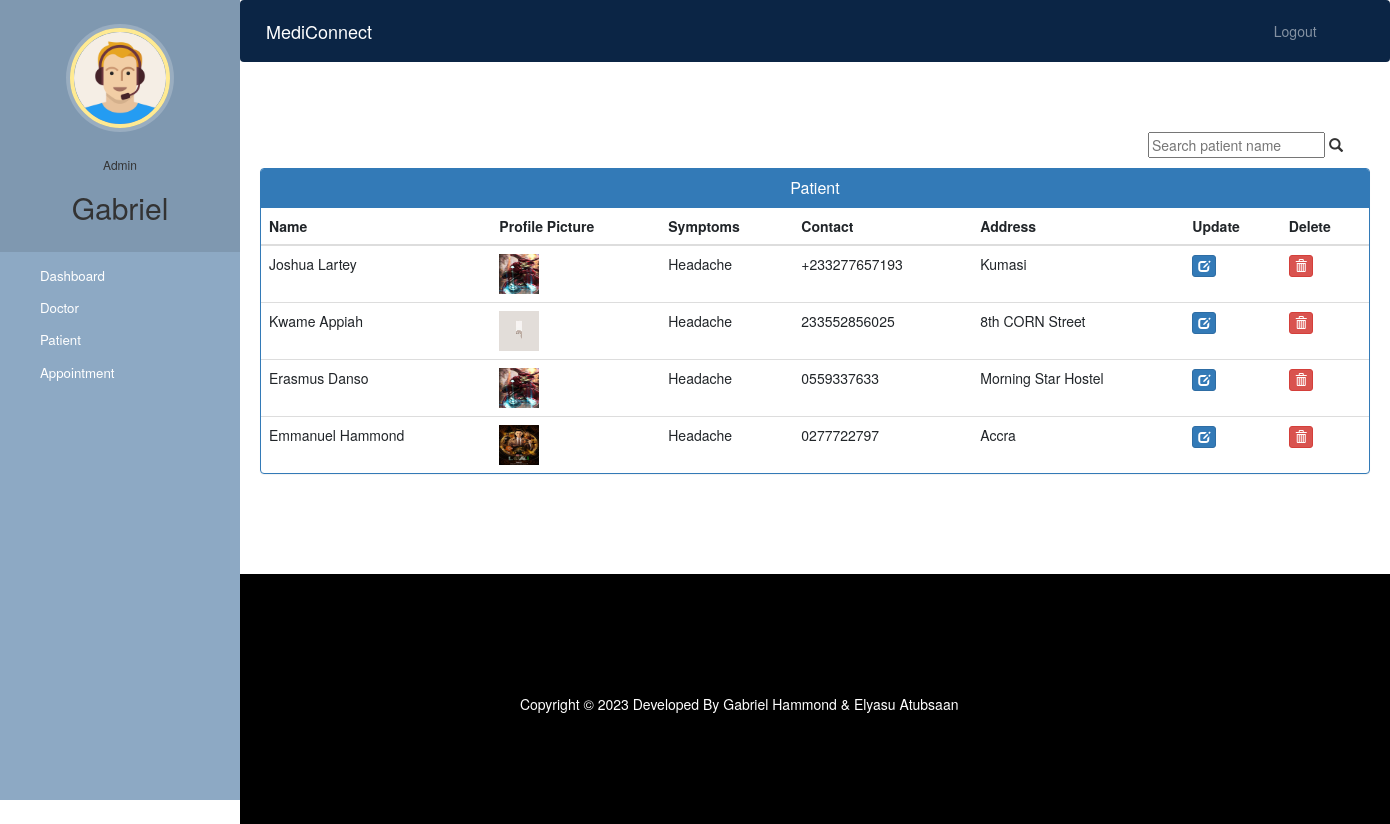
The page /admin-view-patient (signed in) on the database its author committed.
### hospital/models.py (models this page shows, shortened)
class Patient(models.Model):
    user=models.OneToOneField(User,on_delete=models.CASCADE)
    profile_pic= models.ImageField(upload_to='profile_pic/PatientProfilePic/',null=True, blank=True)
    address = models.CharField(max_length=40)
    mobile = models.CharField(max_length=20,null=False)
    symptoms = models.CharField(max_length=100,null=False)
    assignedDoctorId = models.PositiveIntegerField(null=True)
    admitDate=models.DateField(auto_now=True)
    status=models.BooleanField(default=False)
    @property
    def get_name(self):
        return self.user.first_name+" "+self.user.last_name
    def __str__(self):
        return self.user.first_name+" ("+self.symptoms+")"

### hospital/views.py (the view)
# urls.py: path('admin-view-patient', views.admin_view_patient_view,
@login_required(login_url='adminlogin')
@user_passes_test(is_admin)
def admin_view_patient_view(request):
    patients=models.Patient.objects.all().filter(status=True)
    print(patients,"----")
    return render(request,'hospital/admin_view_patient.html',{'patients':patients})

### hospital/views.py (called while the page is built)
def is_admin(user):
    return user.groups.filter(name='ADMIN').exists()

### templates/hospital/admin_view_patient.html (shortened to what this page needs)
{% extends 'hospital/admin_base.html' %} {% block content %} {% load static %}
<head>
  <link
    href="//netdna.bootstrapcdn.com/bootstrap/3.0.0/css/bootstrap.min.css"
    rel="stylesheet"
    id="bootstrap-css"
  />
</head>
<div class="container">
  <form
    class="search-container"
    action="{% url 'admin_view_patient' %}"
    method="get"
  >
    <input
      id="search-input"
      name="q"
      type="text"
      placeholder="Search patient name"
    />
    <span
      id="search-icon"
      class="glyphicon glyphicon-search search-icon"
    ></span>
  </form>
  <div class="panel panel-primary">
    <div class="panel-heading">
      <h6 class="panel-title">Patient</h6>
    </div>
    <table class="table table-hover" id="dev-table">
      <thead>
        <tr>
          <th>Name</th>
          <th>Profile Picture</th>
          <th>Symptoms</th>
          <th>Contact</th>
          <th>Address</th>
          <th>Update</th>
          <th>Delete</th>
        </tr>
      </thead>
      {% for p in patients %}
      <tr>
        <td>{{ p.get_name }}</td>
        <td>
          <img
            src="{% static p.profile_pic.url %}"
            alt="Profile Pic"
            height="40px"
            width="40px"
          />
        </td>
        <td>{{ p.symptoms }}</td>
        <td>{{ p.mobile }}</td>
        <td>{{ p.address }}</td>
        <td>
          <a
            class="btn btn-primary btn-xs"
            href="{% url 'update-patient' p.id %}"
            ><span class="glyphicon glyphicon-edit"></span
          ></a>
        </td>
        <td>
          <a
            class="btn btn-danger btn-xs"
            href="{% url 'delete-patient-from-hospital' p.id %}"
            ><span class="glyphicon glyphicon-trash"></span
          ></a>
        </td>
      </tr>
      {% endfor %}
    </table>
  </div>
</div>
{% endblock content %}

### templates/hospital/admin_base.html (shortened to what this page needs)
<!DOCTYPE html>
{% load static %}
<html lang="en">
  <head>
    <link
      rel="stylesheet"
      href="https://stackpath.bootstrapcdn.com/bootstrap/4.3.1/css/bootstrap.min.css"
    />
    <link
      rel="stylesheet"
      href="https://maxcdn.bootstrapcdn.com/font-awesome/4.7.0/css/font-awesome.min.css"
    />
    <link rel="stylesheet" href="{% static '/style.css' %}" />
  </head>
  <body>
    <nav class="menu" tabindex="0">
      <header class="avatar">
        <img src="{% static "images/adminpropic.png" %}" />
        <br /><br />
        <h6>Admin</h6>
        <h2>{{request.user.first_name}}</h2>
      </header>
      <ul>
        <li tabindex="0" class="icon-dashboard">
          <a style="color: white; text-decoration: none" href="/admin-dashboard"
            ><span>Dashboard</span></a
          >
        </li>
        <li tabindex="0" class="icon-customers">
          <a style="color: white; text-decoration: none" href="/admin-doctor"
            ><span>Doctor</span></a
          >
        </li>
        <li tabindex="0" class="icon-users">
          <a style="color: white; text-decoration: none" href="/admin-patient"
            ><span>Patient</span></a
          >
        </li>
        <li tabindex="0" class="icon-calendar">
          <a
            style="color: white; text-decoration: none"
            href="/admin-appointment"
            ><span>Appointment</span></a
          >
        </li>
      </ul>
    </nav>
    <main>
      <div class="bs-example">
        <nav
          class="navbar navbar-expand-md navbar-dark fixed-top"
          style="background: #0b2545"
        >
          <a href="/admin-dashboard" class="navbar-brand">MediConnect</a>
          <div
            class="collapse navbar-collapse justify-content-between"
            id="navbarCollapse"
          >
            <div class="navbar-nav" style="margin-left: 90%">
              <a href="/logout" class="nav-item nav-link">Logout</a>
            </div>
          </div>
        </nav>
      </div>
      <br /><br />
      {% block content %} {% endblock content %}
      <br /><br /><br /><br />
      <footer>
        <br />
        <div class="container">
          <div class="row">
            <div class="col-md-10 col-sm-10">
              <div style="color: #ffffff" class="wow fadeInUp footer-copyright">
                <p>
                  Copyright &copy; 2023 Developed By Gabriel Hammond & Elyasu
                  Atubsaan
                </p>
              </div>
            </div>
          </div>
        </div>
      </footer>
    </main>
  </body>
</html>

### static/style.css (style rules this page uses)
body { padding-left: 240px; }
main { position: relative; height: 100vh; }
.menu { background: #5bc995; height: 100vh; width: 240px; position: fixed; top: 0px; left: 0; z-index: 5; outline: none; }
.menu .avatar { background: rgba(0, 0, 0, 0.1); padding: 2em 0.5em; text-align: center; }
.menu .avatar img { width: 100px; border-radius: 50%; overflow: hidden; border: 4px solid #ffea92; box-shadow: 0 0 0 4px rgba(255, 255, 255, 0.2); }
.menu .avatar h2 { font-weight: normal; margin-bottom: 0; }
.menu ul { list-style: none; padding: 0.5em 0; margin: 0; }
.menu ul li { padding: 0.5em 1em 0.5em 3em; font-size: 0.95em; font-weight: regular; background-repeat: no-repeat; background-position: left 15px center; background-size: auto 20px; transition: all 0.15s linear; cursor: pointer; }
.menu ul li.icon-dashboard { background-image: url("http://www.entypo.com/images//gauge.svg"); }
.menu ul li.icon-customers { background-image: url("http://www.entypo.com/images//briefcase.svg"); }
.menu ul li.icon-users { background-image: url("http://www.entypo.com/images//users.svg"); }
.menu ul li.icon-calendar { background-image: url("http://www.entypo.com/images//calendar.svg"); }

### templates/hospital/admin_base.html (style rules this page uses)
a:link { text-decoration: none; }
a { color: white; }
footer { padding: 0px 0px 0px 0px; background-color: black; margin: 0px; }
p { text-align: center; }
body { padding-left: 240px; }
main { position: relative; height: 100vh; }
.menu { background: #8da9c4; height: 100vh; width: 240px; position: fixed; top: 0px; left: 0; z-index: 5; outline: none; }
.menu .avatar { background: rgba(0, 0, 0, 0.1); padding: 2em 0.5em; text-align: center; }
.menu .avatar img { width: 100px; border-radius: 50%; overflow: hidden; border: 4px solid #ffea92; box-shadow: 0 0 0 4px rgba(255, 255, 255, 0.2); }
.menu .avatar h2 { font-weight: normal; margin-bottom: 0; }
.menu ul { list-style: none; padding: 0.5em 0; margin: 0; }
.menu ul li { padding: 0.5em 1em 0.5em 3em; font-size: 0.95em; font-weight: regular; background-repeat: no-repeat; background-position: left 15px center; background-size: auto 20px; transition: all 0.15s linear; cursor: pointer; }
.menu ul li.icon-dashboard { background-image: url("http://www.entypo.com/images//gauge.svg"); }
.menu ul li.icon-customers { background-image: url("http://www.entypo.com/images//briefcase.svg"); }
.menu ul li.icon-users { background-image: url("http://www.entypo.com/images//users.svg"); }
.menu ul li.icon-calendar { background-image: url("http://www.entypo.com/images//calendar.svg"); }

### templates/hospital/admin_view_patient.html (style rules this page uses)
.search-container { margin: 10px; margin-left: 80%; }
a:link { text-decoration: none; }
h6 { text-align: center; }
.row { margin: 100px; }

### rows shown on the page
Patient: get_name "Joshua Lartey", profile_pic (picture), symptoms "Headache", mobile "+233277657193", address "Kumasi"
Patient: get_name "Kwame Appiah", profile_pic (picture), symptoms "Headache", mobile "233552856025", address "8th CORN Street"
Patient: get_name "Erasmus Danso", profile_pic (picture), symptoms "Headache", mobile "0559337633", address "Morning Star Hostel"
Patient: get_name "Emmanuel Hammond", profile_pic (picture), symptoms "Headache", mobile "0277722797", address "Accra"

### other values the page prints
{{ request.user.first_name }} "Gabriel"
